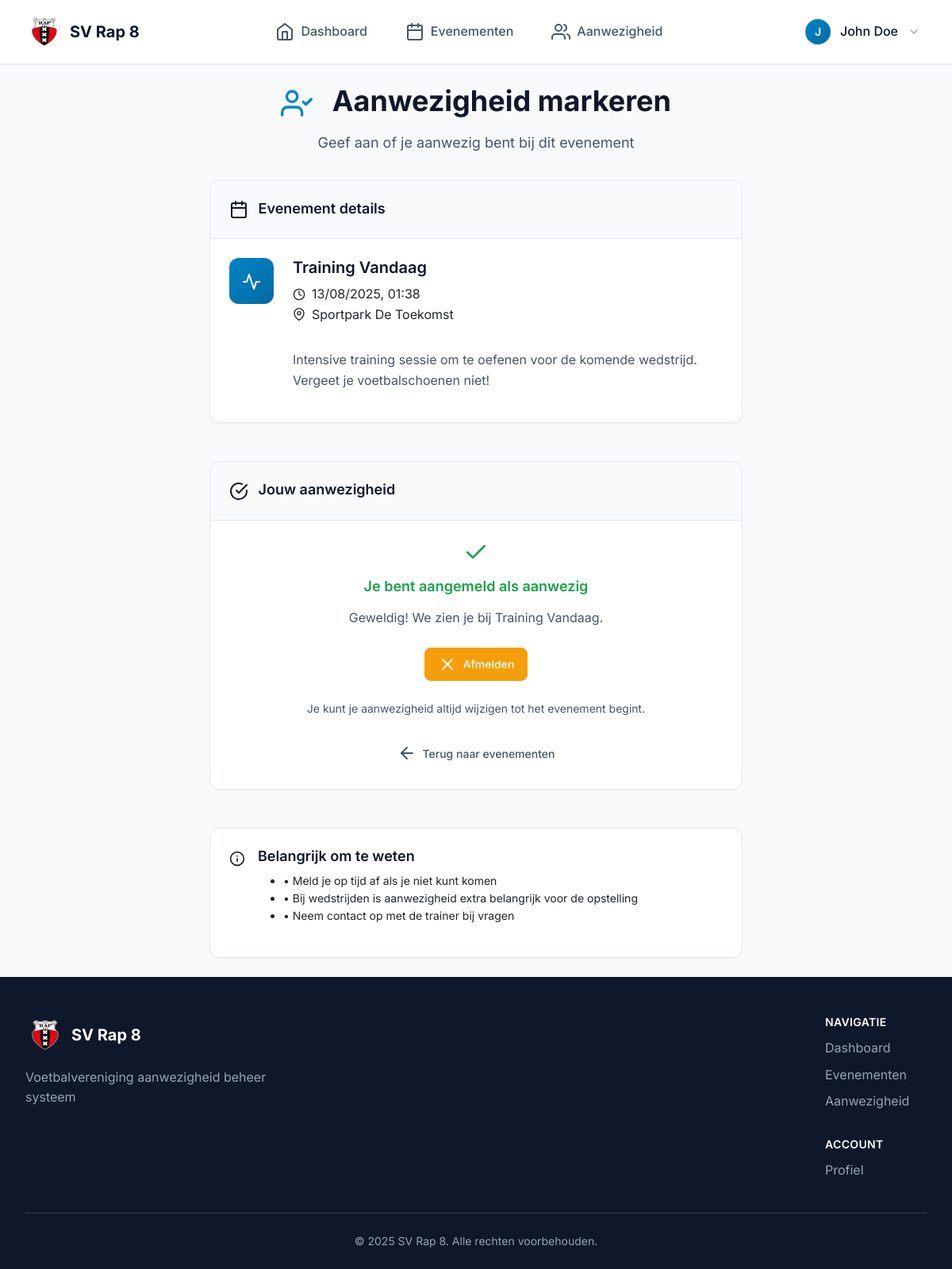
The app's page /attendance/mark/1/ (signed in) with its own data.
### users/models.py (models this page shows, shortened)
class Player(AbstractUser):
    geboortedatum = models.DateField(
        null=True, blank=True, verbose_name="Geboortedatum"
    )
    telefoonnummer = models.CharField(
        max_length=20, blank=True, verbose_name="Telefoonnummer"
    )
    positie = models.CharField(max_length=50, blank=True, verbose_name="Positie")
    rugnummer = models.PositiveIntegerField(
        null=True, blank=True, verbose_name="Rugnummer"
    )
    straat = models.CharField(max_length=100, blank=True, verbose_name="Straat")
    huisnummer = models.CharField(max_length=10, blank=True, verbose_name="Huisnummer")
    toevoeging = models.CharField(max_length=10, blank=True, verbose_name="Toevoeging")
    postcode = models.CharField(max_length=10, blank=True, verbose_name="Postcode")
    plaats = models.CharField(max_length=50, blank=True, verbose_name="Plaats")
    adres = models.CharField(
        max_length=255, blank=True, verbose_name="Adres"
    )  # Keep for backward compatibility
    foto = models.ImageField(
        upload_to="profile_pics/",
        null=True,
        blank=True,
        verbose_name="Profielfoto",
    )

### events/models.py (models this page shows, shortened)
class Event(models.Model):
    EVENT_TYPES = [
        ("training", "Training"),
        ("wedstrijd", "Wedstrijd"),
        ("uitje", "Teamuitje"),
        ("vergadering", "Vergadering"),
        ("overig", "Overig"),
    ]
    RECURRENCE_TYPES = [
        ("none", "Geen herhaling"),
        ("daily", "Dagelijks"),
        ("weekly", "Wekelijks"),
        ("biweekly", "Tweewekelijks"),
        ("monthly", "Maandelijks"),
        ("yearly", "Jaarlijks"),
    ]
    WEEKDAYS = [
        (0, "Maandag"),
        (1, "Dinsdag"),
        (2, "Woensdag"),
        (3, "Donderdag"),
        (4, "Vrijdag"),
        (5, "Zaterdag"),
        (6, "Zondag"),
    ]
    name = models.CharField(max_length=100, verbose_name="Naam")
    description = models.TextField(blank=True, verbose_name="Beschrijving")
    event_type = models.CharField(
        max_length=20,
        choices=EVENT_TYPES,
        default="training",
        verbose_name="Type evenement",
    )
    date = models.DateTimeField(verbose_name="Datum en tijd")
    location = models.CharField(max_length=255, blank=True, verbose_name="Locatie")
    max_participants = models.PositiveIntegerField(
        null=True,
        blank=True,
        verbose_name="Maximaal aantal deelnemers",
        help_text="Laat leeg voor onbeperkt",
    )
    is_mandatory = models.BooleanField(
        default=False,
        verbose_name="Verplichte aanwezigheid",
        help_text="Aanwezigheid is verplicht voor alle spelers",
    )
    recurring_event_link_id = models.UUIDField(
        null=True,
        blank=True,
        verbose_name="Herhalingsgroep ID",
        help_text="Unieke ID die alle herhalende evenementen met elkaar verbindt",
    )
    recurrence_type = models.CharField(
        max_length=20,
        choices=RECURRENCE_TYPES,
        default="none",
        verbose_name="Herhalingstype",
        help_text="Hoe vaak het evenement herhaald wordt",
    )
    recurrence_end_date = models.DateField(
        null=True,
        blank=True,
        verbose_name="Einddatum herhaling",
        help_text="Laatste datum waarop het evenement herhaald wordt",
    )
    created_at = models.DateTimeField(default=timezone.now)
    updated_at = models.DateTimeField(auto_now=True)
    class Meta:
        ordering = ["date"]
        verbose_name = "Evenement"
        verbose_name_plural = "Evenementen"

### attendance/views.py (the view)
# urls.py: path("mark/<int:event_id>/", views.mark_attendance, name="mark"),
@login_required
def mark_attendance(request: HttpRequest, event_id: int):
    event = get_object_or_404(Event, id=event_id)
    attendance, _ = Attendance.objects.get_or_create(user=request.user, event=event)
    if request.method == "POST":
        attendance.present = not attendance.present
        attendance.save()
        status = "aanwezig" if attendance.present else "afwezig"
        messages.success(request, f"Je bent gemarkeerd als {status} voor {event.name}.")
        return redirect("events:list")
    return render(
        request,
        "attendance/mark_attendance.html",
        {"event": event, "attendance": attendance},
    )

### attendance/templates/attendance/mark_attendance.html (shortened to what this page needs)
{% extends 'base.html' %}
{% block content %}
<div class="page-header">
    <h1 class="page-title">
        <i data-feather="user-check" style="width: 2.5rem; height: 2.5rem; margin-right: 1rem; color: var(--primary-600);"></i>
        Aanwezigheid markeren
    </h1>
    <p class="page-subtitle">
        Geef aan of je aanwezig bent bij dit evenement
    </p>
</div>
<div class="grid grid-cols-1" style="max-width: 42rem; margin: 0 auto;">
    <div class="card mb-6">
        <div class="card-header">
            <h2 class="card-title">
                <i data-feather="calendar" style="width: 1.5rem; height: 1.5rem; margin-right: 0.5rem;"></i>
                Evenement details
            </h2>
        </div>
        <div class="card-content">
            <div class="flex items-start gap-4">
                <div class="bg-primary text-white rounded-lg p-3 flex-shrink-0">
                    {% if 'training' in event.name.lower %}
                        <i data-feather="activity" style="width: 1.5rem; height: 1.5rem;"></i>
                    {% elif 'wedstrijd' in event.name.lower %}
                        <i data-feather="target" style="width: 1.5rem; height: 1.5rem;"></i>
                    {% else %}
                        <i data-feather="calendar" style="width: 1.5rem; height: 1.5rem;"></i>
                    {% endif %}
                </div>
                <div class="flex-1">
                    <h3 class="text-xl font-semibold text-secondary-900 mb-2">{{ event.name }}</h3>
                    <div class="space-y-2">
                        <div class="flex items-center gap-2 text-secondary-600">
                            <i data-feather="clock" style="width: 1rem; height: 1rem;"></i>
                            <span>{{ event.date|date:'d/m/Y, H:i' }}</span>
                        </div>
                        {% if event.location %}
                        <div class="flex items-center gap-2 text-secondary-600">
                            <i data-feather="map-pin" style="width: 1rem; height: 1rem;"></i>
                            <span>{{ event.location }}</span>
                        </div>
                        {% endif %}
                        {% if event.description %}
                        <div class="mt-3 pt-3 border-t border-secondary-200">
                            <p class="text-secondary-600">{{ event.description }}</p>
                        </div>
                        {% endif %}
                    </div>
                </div>
            </div>
        </div>
    </div>
    <div class="card">
        <div class="card-header">
            <h2 class="card-title">
                <i data-feather="check-circle" style="width: 1.5rem; height: 1.5rem; margin-right: 0.5rem;"></i>
                Jouw aanwezigheid
            </h2>
        </div>
        <div class="card-content">
            <form method="post">
                <div class="text-center mb-6">
                    <div class="mb-4">
                        {% if attendance.present %}
                            <div class="inline-flex items-center justify-center w-16 h-16 bg-success-100 text-success-600 rounded-full mb-3">
                                <i data-feather="check" style="width: 2rem; height: 2rem;"></i>
                            </div>
                            <h3 class="text-lg font-semibold text-success-600">Je bent aangemeld als aanwezig</h3>
                            <p class="text-secondary-600 mt-2">
                                Geweldig! We zien je bij {{ event.name }}.
                            </p>
                        {% endif %}
                    </div>
                </div>
                <div class="text-center">
                    <button type="submit" class="btn {% if attendance.present %}btn-warning{% else %}btn-success{% endif %}">
                        {% if attendance.present %}
                            <i data-feather="x"></i>
                            Afmelden
                        {% else %}
                            <i data-feather="check"></i>
                            Aanmelden
                        {% endif %}
                    </button>
                </div>
                <div class="mt-6 pt-6 border-t border-secondary-200 text-center">
                    <p class="text-sm text-secondary-500 mb-4">
                        Je kunt je aanwezigheid altijd wijzigen tot het evenement begint.
                    </p>
                    <a href="{% url 'events:list' %}" class="btn btn-ghost">
                        <i data-feather="arrow-left"></i>
                        Terug naar evenementen
                    </a>
                </div>
            </form>
        </div>
    </div>
    <div class="card mt-6">
        <div class="card-content">
            <div class="flex items-start gap-3">
                <div class="text-primary-600 flex-shrink-0">
                    <i data-feather="info" style="width: 1.25rem; height: 1.25rem;"></i>
                </div>
                <div>
                    <h4 class="font-semibold text-secondary-900 mb-2">Belangrijk om te weten</h4>
                    <ul class="text-sm text-secondary-600 space-y-1">
                        <li>• Meld je op tijd af als je niet kunt komen</li>
                        <li>• Bij wedstrijden is aanwezigheid extra belangrijk voor de opstelling</li>
                        <li>• Neem contact op met de trainer bij vragen</li>
                    </ul>
                </div>
            </div>
        </div>
    </div>
</div>
{% endblock %}

### templates/base.html (shortened to what this page needs)
<!DOCTYPE html>
<html lang="nl">
  <head>
    {% load static %}
    <link href="https://cdn.jsdelivr.net/npm/bootstrap@5.3.0/dist/css/bootstrap.min.css" rel="stylesheet" />
    <link rel="stylesheet" href="https://cdnjs.cloudflare.com/ajax/libs/feather-icons/4.28.0/feather.min.css" />
    <link rel="stylesheet" href="{% static 'css/style.css' %}" />
  </head>
  <body class="d-flex flex-column min-vh-100">
    <nav class="navbar">
      <div class="nav-container">
        <div class="nav-brand">
          <a href="/" class="nav-logo">
            <img src="{% static 'media/sv-rap.png' %}" alt="SV Rap Logo" class="logo-image" />
            <span class="brand-text">SV Rap 8</span>
          </a>
        </div>
        {% if user.is_authenticated %}
          <div class="nav-menu">
            <a href="/" class="nav-link">
              <i data-feather="home"></i>
              <span>Dashboard</span>
            </a>
            <a href="{% url 'events:list' %}" class="nav-link">
              <i data-feather="calendar"></i>
              <span>Evenementen</span>
            </a>
            <a href="{% url 'attendance:dashboard' %}" class="nav-link">
              <i data-feather="users"></i>
              <span>Aanwezigheid</span>
            </a>
          </div>
          <div class="nav-user">
            <div class="user-menu">
              <button class="user-button" onclick="toggleUserMenu()" aria-label="Gebruikersmenu">
                <div class="user-avatar{% if not user.foto %} default{% endif %}">
                  {% if user.foto %}
                    <img src="{{ user.foto.url }}" alt="{{ user.get_full_name }}" />
                  {% else %}
                    <div class="avatar-fallback">
                      {% if user.firstname %}
                      {{ user.first_name|first|upper }}{{ user.last_name|first|upper }}
                      {% else %}
                      {{ user.username|first|upper }}
                      {% endif %}
                    </div>
                  {% endif %}
                </div>
                <span class="user-name">{{ user.get_full_name|default:user.username }}</span>
                <i data-feather="chevron-down" class="user-chevron"></i>
              </button>
            </div>
          </div>
        {% else %}
          <div class="nav-auth">
            <a href="{% url 'users:login' %}" class="btn btn-ghost">Inloggen</a>
            <a href="{% url 'users:register' %}" class="btn btn-primary">Registreren</a>
          </div>
        {% endif %}
      </div>
    </nav>
    <main class="flex-grow-1 py-4">
      <div class="container">
        {% block content %}
        {% endblock %}
      </div>
    </main>
    <footer class="footer">
      <div class="container">
        <div class="footer-content">
          <div class="footer-brand">
            <div class="footer-logo">
              <img src="{% static 'media/sv-rap.png' %}" alt="SV Rap Logo" width="50" height="50" class="logo-image" />
              <span>SV Rap 8</span>
            </div>
            <p class="footer-description">Voetbalvereniging aanwezigheid beheer systeem</p>
          </div>
          <div class="footer-links">
            <div class="footer-section">
              <h4>Navigatie</h4>
              <a href="/">Dashboard</a>
              <a href="{% url 'events:list' %}">Evenementen</a>
              <a href="{% url 'attendance:dashboard' %}">Aanwezigheid</a>
            </div>
            <div class="footer-section">
              <h4>Account</h4>
              <a href="{% url 'users:profile' %}">Profiel</a>
            </div>
          </div>
        </div>
        <div class="footer-bottom">
          <p>&copy; 2025 SV Rap 8. Alle rechten voorbehouden.</p>
        </div>
      </div>
    </footer>
  </body>
</html>

### records on screen
Player: username|first "J", get_full_name "John Doe"
Event: name "Training Vandaag", date "13/08/2025, 01:38", location "Sportpark De Toekomst", description "Intensive training sessie om te oefenen voor de komende wedstrijd. Vergeet je voetbalschoenen niet!"
